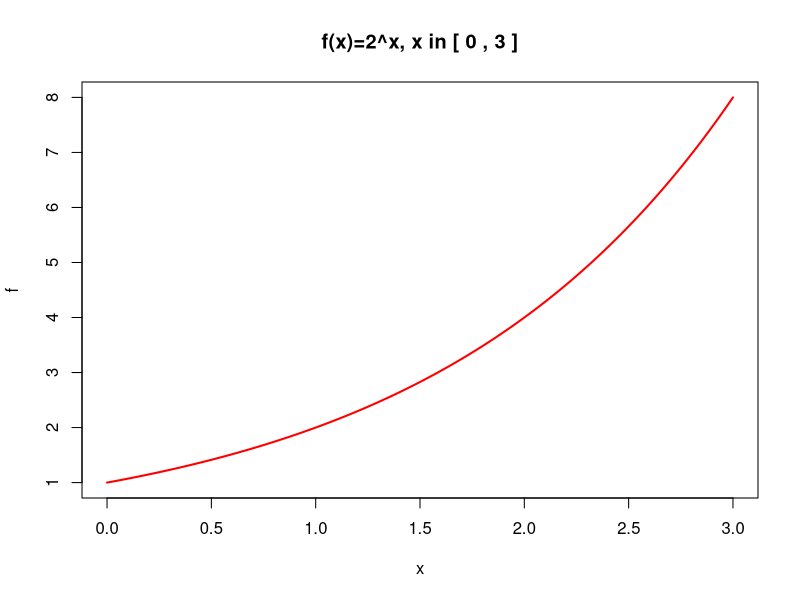

This figure's R source:
f = function(x){ 
  2^x 
}

plot_f = function(a,b) {
  plot(f, a, b, col="red", lwd=2, main = paste("f(x)=2^x, x in [", a,",",b,"]"))
}

plot_f(0,3)